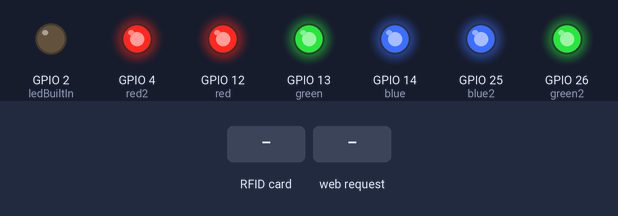
A sketch run on a simulated ESP32. Parts: output pins drawn as LEDs (lit = HIGH). The inputs (shaded band) are chosen by the test bench. WiFi joins after 1.5 s; servers stay silent unless stated; what the sketch prints to the serial monitor is not drawn.

Above: at 0.1 s.
At 2.7 s:
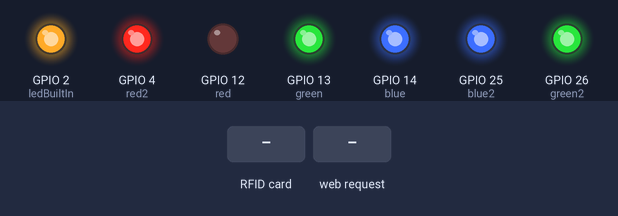
2.8 s: RFID card 5E 7A 19 C4 held to the reader
At 4.0 s:
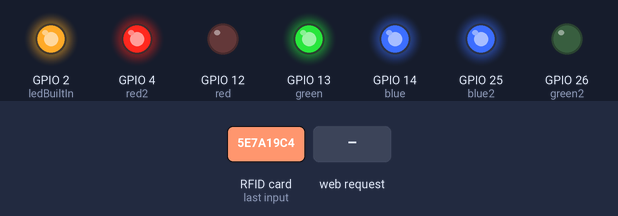
5.7 s: HTTP request GET /red received
8.7 s: HTTP request GET /green received
12.9 s: HTTP request GET /blue received
Timing chart, 0 to 15.9 s (numbered marks = the images above; inputs shaded):
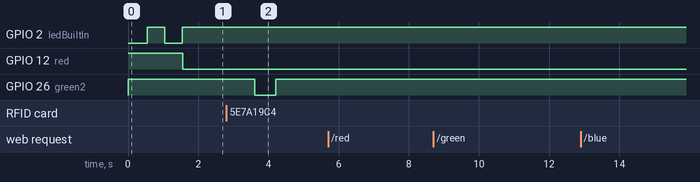

Measured:
- after the input at 2.8 s, GPIO 26 (green2): HIGH → LOW after 0.81 s, → HIGH 0.60 s later
- after the input at 5.7 s, every drawn part: stays the same
- after the input at 8.7 s, every drawn part: stays the same
- after the input at 12.9 s, every drawn part: stays the same

The sketch:

teste_passar_dadocartao.ino
```cpp
  #include <WiFi.h>
  #include <SPI.h>
  #include <MFRC522.h>

  const char* ssid = "NOTEBOOK";
  const char* password = "GGPR2025";
  IPAddress staticIP(192, 168, 137, 215); // IP fixo ESP32
  WiFiServer server(80);

  const int red = 12;
  const int green = 13;
  const int blue = 14;
  const int ledBuiltIn = 2;
  const int red2 = 4;
  const int green2 = 26;
  const int blue2 = 25;

  void setupLED() {
    pinMode(red, OUTPUT);
    pinMode(green, OUTPUT);
    pinMode(blue, OUTPUT);
    pinMode(ledBuiltIn, OUTPUT);
    pinMode(red2, OUTPUT);
    pinMode(green2, OUTPUT);
    pinMode(blue2, OUTPUT);

    // Inicializa desligado (anodo comum: HIGH = desligado)
    digitalWrite(red, HIGH);
    digitalWrite(green, HIGH);
    digitalWrite(blue, HIGH);
    digitalWrite(ledBuiltIn, LOW);
    digitalWrite(red2, HIGH);
    digitalWrite(green2, HIGH);
    digitalWrite(blue2, HIGH);
  }

  void vermelhoFuncao() {
    digitalWrite(red, LOW);   // acende
    digitalWrite(green, HIGH);
    digitalWrite(blue, HIGH);
  }

  void verdeFuncao() {
    digitalWrite(red, HIGH);
    digitalWrite(green, LOW); // acende
    digitalWrite(blue, HIGH);
  }

  void azulFuncao() {
    digitalWrite(red, HIGH);
    digitalWrite(green, HIGH);
    digitalWrite(blue, LOW);  // acende
  }

  void roxoFuncao() {
    digitalWrite(red, LOW);
    digitalWrite(green, HIGH);
    digitalWrite(blue, LOW);
  }

  //
  //void brancoFuncao() {
  //  digitalWrite(red, LOW);
  //  digitalWrite(green, LOW);
  //  digitalWrite(blue, LOW);
  //}
  //
  //void amareloFuncao() {
  //  digitalWrite(red, LOW);
  //  digitalWrite(green, LOW);
  //  digitalWrite(blue, HIGH);
  //}
  void verdeFuncao2() {
    digitalWrite(red2, HIGH);
    digitalWrite(green2, LOW); // acende
    digitalWrite(blue2, HIGH);
  }

  void verdeApaga(){
    digitalWrite(red2,  HIGH);
    digitalWrite(green2, HIGH); // acende
    digitalWrite(blue2, HIGH);
  }


  // ------------------- RFID -------------------
  #define SS_PIN 5
  #define RST_PIN 27
  MFRC522 mfrc522(SS_PIN, RST_PIN);

  void setupRFID() {
    SPI.begin(18, 19, 23);
    mfrc522.PCD_Init();
    Serial.println("RC522 pronto. Aproxime o cartão...");
  }


    WiFiClient client;
   bool clienteConectado = false;

  void setup() {
    Serial.begin(115200);

    setupLED();

    setupRFID();

    // Wi-Fi
    Serial.println("Conectando ao Wi-Fi...");
    WiFi.begin(ssid, password);
    while (WiFi.status() != WL_CONNECTED) {
      delay(500);
      Serial.print(".");
      digitalWrite(ledBuiltIn , !digitalRead(ledBuiltIn));
    }

    if (!WiFi.config(staticIP)) {
      Serial.println("Falha ao configurar IP estático");
    } else {
      Serial.println("IP estático configurado!");
    }

    Serial.println("\nWi-Fi conectado!");
    Serial.print("IP: ");
    Serial.println(WiFi.localIP());

    digitalWrite(ledBuiltIn, HIGH); // acende LED onboard
    vermelhoFuncao();
    server.begin();
  }

  void loop() {
    String uidString = "";
    if (mfrc522.PICC_IsNewCardPresent() && mfrc522.PICC_ReadCardSerial()) {
      for (byte i = 0; i < mfrc522.uid.size; i++) {
          if (mfrc522.uid.uidByte[i] < 0x10) uidString += "0";
          uidString += String(mfrc522.uid.uidByte[i], HEX);
      }
     uidString.toUpperCase();

      Serial.println("UID lido: " + uidString);
      verdeFuncao2();
      delay(600);
      verdeApaga();

      // Envia para o C# apenas se o cliente estiver conectado
      if (client && client.connected()) {
          client.println("UID:" + uidString); // formato esperado pelo C#
      }

      mfrc522.PICC_HaltA();
      mfrc522.PCD_StopCrypto1();
  }
      delay(1000 );


  WiFiClient novoCliente = server.available();
  if (novoCliente && novoCliente.connected() && !client.connected()) {
      client = novoCliente; // atualiza o cliente global
      clienteConectado = true;
  }

  if (client && client.connected()) {
      if (!clienteConectado) {
          Serial.println("Cliente conectado!");
          clienteConectado = true;
      }

      if (client.available()) {
          String msg = client.readStringUntil('\n');
          msg.trim();
          Serial.println("Recebi: " + msg);

          if (msg == "red") vermelhoFuncao();
          else if (msg == "green") verdeFuncao();
          else if (msg == "blue") azulFuncao();
          else if (msg == "roxo") roxoFuncao();
          else if(msg == "ping") client.println("pong");
      }
  } else {
      if (clienteConectado) {
          Serial.println("Cliente desconectado!");
          clienteConectado = false;
          client.stop();
      }
  }
  }
```
